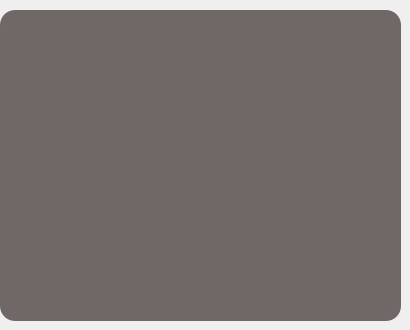
    <widget class="QWidget" name="tab_5">
     <attribute name="title">
      <string>Отсек 2</string>
     </attribute>
     <widget class="QWidget" name="widget_graphic_2" native="true">
      <property name="geometry">
       <rect>
        <x>0</x>
        <y>10</y>
        <width>401</width>
        <height>311</height>
       </rect>
      </property>
      <property name="styleSheet">
       <string notr="true">color: #f4f3ee;
background-color: #6f6866;
border-radius: 15px;                     /* &lt;----  закругление краев  */ 
/*border: 2px solid #094065; &lt;----- цвет границы*/ </string>
      </property>
      <widget class="QPushButton" name="pushButton_11">
       <property name="geometry">
        <rect>
         <x>710</x>
         <y>10</y>
         <width>160</width>
         <height>60</height>
        </rect>
       </property>
       <property name="styleSheet">
        <string notr="true">QPushButton {
color: #FFFCF2;
background-color: #788585;
border-radius: 15px;                     /* &lt;----  закругление краев  */ 
font-weight: bold;
font-size: 10pt;
font-family: Montserrat ExtraBold;
border: 2px solid #38302e; /*&lt;----- цвет границы*/
}
QPushButton:hover {
color: #e0afa0;
background-color: #9caea9;
}
QPushButton:pressed {
color: #f4f3ee;
background-color: #ccdad1;
}
</string>
       </property>
       <property name="text">
        <string>Утечка кислорода</string>
       </property>
      </widget>
      <widget class="QPushButton" name="pushButton_12">
       <property name="geometry">
        <rect>
         <x>710</x>
         <y>80</y>
         <width>160</width>
         <height>60</height>
        </rect>
       </property>
       <property name="styleSheet">
        <string notr="true">QPushButton {
color: #FFFCF2;
background-color: #788585;
border-radius: 15px;                     /* &lt;----  закругление краев  */ 
font-weight: bold;
font-size: 10pt;
font-family: Montserrat ExtraBold;
border: 2px solid #38302e; /*&lt;----- цвет границы*/
}
QPushButton:hover {
color: #e0afa0;
background-color: #9caea9;
}
QPushButton:pressed {
color: #f4f3ee;
background-color: #ccdad1;
}
</string>
       </property>
       <property name="text">
        <string>Утечка кислорода</string>
       </property>
      </widget>
     </widget>
    </widget>
